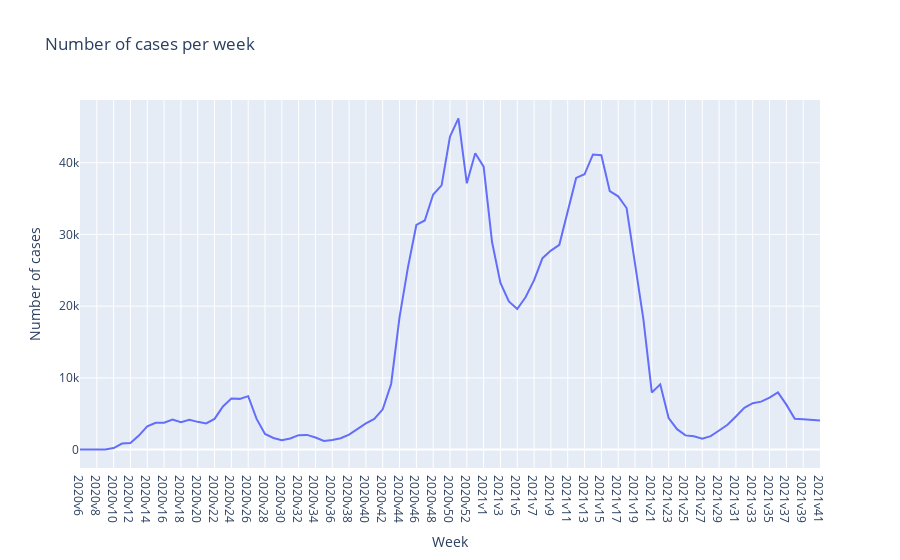

Notebook source saved alongside this figure:
### Code cell
fig = px.line(covid19_cases, x="Vecka", y="Antal_fall_vecka", title="Number of cases per week",
            labels={"Vecka": "Week", "Antal_fall_vecka": "Number of cases"})
fig.update_layout(hovermode="x")
fig.update_xaxes(
    showspikes=True,
    spikedash="solid"
)
fig.show()

### Figure 1 — Plotly figure (JSON) as saved in the notebook; plotly's stock layout.template omitted (floating-point values rounded to 4 significant figures)
{"data": [{"hovertemplate": "Week=%{x}<br>Number of cases=%{y}<extra></extra>", "legendgroup": "", "line": {"color": "#636efa", "dash": "solid"}, "marker": {"symbol": "circle"}, "mode": "lines", "name": "", "orientation": "v", "showlegend": false, "type": "scatter", "x": ["2020v6", "2020v7", "2020v8", "2020v9", "2020v10", "2020v11", "2020v12", "2020v13", "2020v14", "2020v15", "2020v16", "2020v17", "2020v18", "2020v19", "2020v20", "2020v21", "2020v22", "2020v23", "2020v24", "2020v25", "2020v26", "2020v27", "2020v28", "2020v29", "2020v30", "2020v31", "2020v32", "2020v33", "2020v34", "2020v35", "2020v36", "2020v37", "2020v38", "2020v39", "2020v40", "2020v41", "2020v42", "2020v43", "2020v44", "2020v45", "2020v46", "2020v47", "2020v48", "2020v49", "2020v50", "2020v51", "2020v52", "2020v53", "2021v1", "2021v2", "2021v3", "2021v4", "2021v5", "2021v6", "2021v7", "2021v8", "2021v9", "2021v10", "2021v11", "2021v12", "2021v13", "2021v14", "2021v15", "2021v16", "2021v17", "2021v18", "2021v19", "2021v20", "2021v21", "2021v22", "2021v23", "2021v24", "2021v25", "2021v26", "2021v27", "2021v28", "2021v29", "2021v30", "2021v31", "2021v32", "2021v33", "2021v34", "2021v35", "2021v36", "2021v37", "2021v38", "2021v39", "2021v40", "2021v41"], "xaxis": "x", "y": [1, 0, 0, 13, 211, 838, 924, 1957, 3229, 3740, 3752, 4203, 3832, 4153, 3869, 3659, 4280, 6021, 7123, 7073, 7455, 4279, 2179, 1622, 1316, 1556, 2014, 2052, 1687, 1200, 1332, 1592, 2080, 2919, 3642, 4278, 5620, 9155, 18474, 25405, 31319, 31944, 35560, 36837, 43631, 46177, 37134, 41323, 39455, 28942, 23230, 20660, 19605, 21283, 23615, 26690, 27748, 28555, 33033, 37881, 38386, 41147, 41038, 36032, 35306, 33680, 25916, 18169, 7974, 9094, 4394, 2848, 1982, 1869, 1514, 1881, 2662, 3459, 4608, 5820, 6466, 6688, 7236, 7972, 6266, 4298, 4241, 4141, 4062], "yaxis": "y"}], "layout": {"hovermode": "x", "legend": {"tracegroupgap": 0}, "title": {"text": "Number of cases per week"}, "xaxis": {"anchor": "y", "domain": [0, 1], "showspikes": true, "spikedash": "solid", "title": {"text": "Week"}}, "yaxis": {"anchor": "x", "domain": [0, 1], "title": {"text": "Number of cases"}}}}
